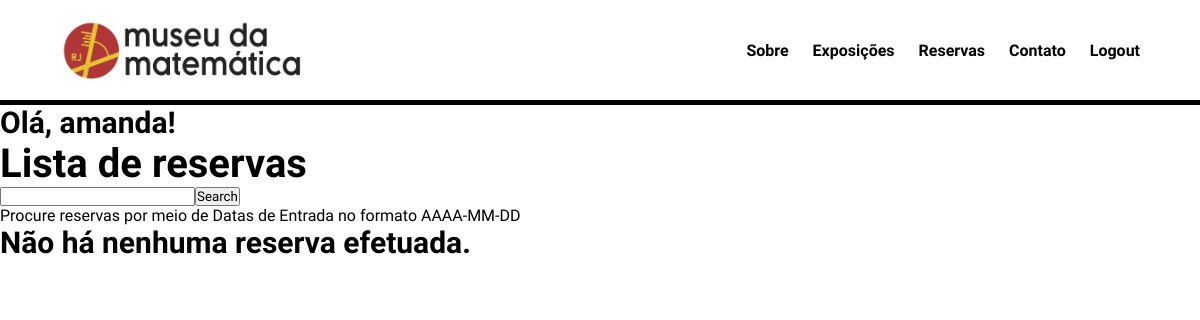
Before: /lista-reservas/ (signed in) with the older database file.
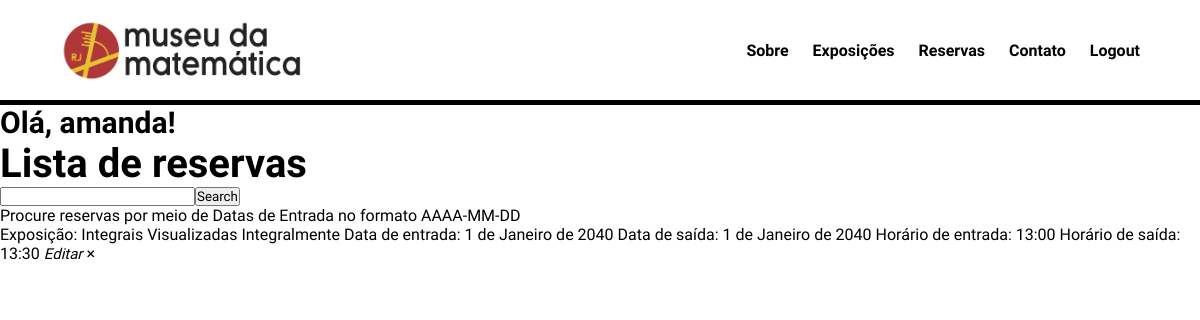
After: the same page with the newer database file.
### museu_matematica/models.py (models this page shows)
class Reserva(models.Model):
    user = models.ForeignKey(User, on_delete = models.CASCADE, null = True, blank = True)
    exposicao = models.ForeignKey(Exposicao, on_delete = models.CASCADE, null = True, blank = True)
    dataEntrada = models.DateField(verbose_name = 'Data de entrada', help_text = 'Utilize o formato AAAA-MM-DD')
    dataSaida =  models.DateField(verbose_name = 'Data de saída', help_text = 'Utilize o formato AAAA-MM-DD')
    horarioEntrada = models.TimeField(verbose_name = 'Horário de entrada', help_text = 'Utilize o formato HH:MM')
    horarioSaida = models.TimeField(verbose_name = 'Horário de saída', help_text = 'Utilize o formato HH:MM')
    def __str__(self):
        return str(self.user) + ' - ' + str(self.exposicao) + ' - ' + str(self.dataEntrada)

class Exposicao(models.Model):
    titulo = models.CharField(max_length=300)
    descricao = models.CharField(max_length=1000)
    def __str__(self):
        return str(self.titulo)

### museu_matematica/views.py (the view)
# urls.py: path('lista-reservas/', ReservaListView.as_view(), name="lista-reservas"),
class ReservaListView(LoginRequiredMixin, ListView):
    model = Reserva
    template_name = 'museu_matematica/lista-reservas.html'
    context_object_name = 'reservas'
    success_url = reverse_lazy("lista-reservas")
    def get_context_data(self, **kwargs):
        context = super().get_context_data(**kwargs)
        if not self.request.user.is_superuser:
            context['reservas'] = context['reservas'].filter(user = self.request.user) # Apenas os itens do usuário logado
        search_input = self.request.GET.get('search-area') or ''
        if search_input:
            context['reservas'] = context['reservas'].filter(dataEntrada__exact=search_input)
        context['search_input'] = search_input
        print(context)
        return context

### museu_matematica/templates/museu_matematica/lista-reservas.html (shortened to what this page needs)
{% load static %}
    <!DOCTYPE html>
    <html lang="pt-BR">
    <head>
        <link rel="stylesheet" href="{% static 'museu-matematica/css/styles.css' %}">
        </head>
    <body>
        {% include 'museu_matematica/header.html' %}
        <h3 class="hellotext">Olá, {% firstof user.username %}!</h3>
        <h2>Lista de reservas</h2>
        <div id="search-add-wrapper">
            <form method="GET" style="display: flex;">
                <input id="dataEntrada" type="text" name="search-area" value="{{search_input}}">
                <input class="button" type="submit" value="Search">
            </form>
            <p>Procure reservas por meio de Datas de Entrada no formato AAAA-MM-DD</p>
        </div>
        <div class="reserva-items-wrapper">
            {% for reserva in reservas %}
                <div class="reserva-wrapper">
                    <span>Exposição: </span> {{reserva.exposicao}}
                    <span>Data de entrada: </span> {{reserva.dataEntrada}}
                    <span>Data de saída: </span> {{reserva.dataSaida}}
                    <span>Horário de entrada: </span> {{reserva.horarioEntrada}}
                    <span>Horário de saída: </span> {{reserva.horarioSaida}}
                    <a href="{% url 'reserva-editar' pk=reserva.id %}"><i class="material-icons" style="font-size:15px">Editar</i></a>
                    <a class="delete-link" href="{% url 'reserva-delete' pk=reserva.id %}">&#215;</a>
                </div>
            {% empty %}
            <div class="reserva-wrapper">
                <h3>Não há nenhuma reserva efetuada.</h3>
            </div>
            {% endfor %}
        </div>
    </body>
    </html>

Changed rows visible on the page:
added Reserva: exposicao "Integrais Visualizadas Integralmente", dataEntrada "1 de Janeiro de 2040", dataSaida "1 de Janeiro de 2040", horarioEntrada "13:00", horarioSaida "13:30"
Other visible differences:
text no longer shown: "Não há nenhuma reserva efetuada."
